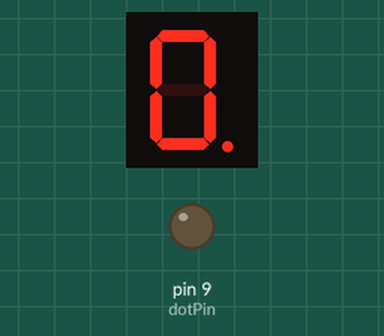
This sketch was run on a simulated Arduino Uno, built with avr-gcc and run on an emulated ATmega328P. Shown: 1-digit seven-segment display, output pins drawn as LEDs (lit = HIGH). Wiring (inferred from the names in the program): 1-digit 7-segment display, segments lit when HIGH: segments pin 2, pin 3, pin 4, pin 5, pin 6, pin 7, pin 8, pin 5. The segment pins are drawn as the display they are named for; pins used as bus, display or sensor lines are not drawn.

Above: at 0.1 s.
At 2.5 s:
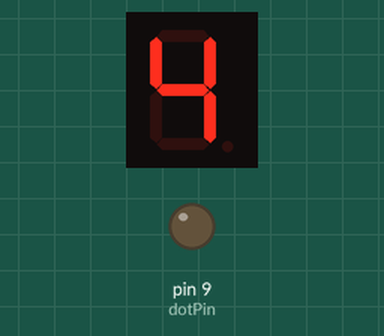
At 5.5 s:
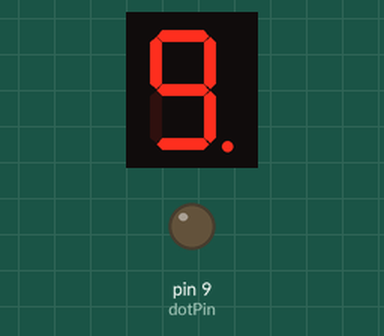
At 11.5 s:
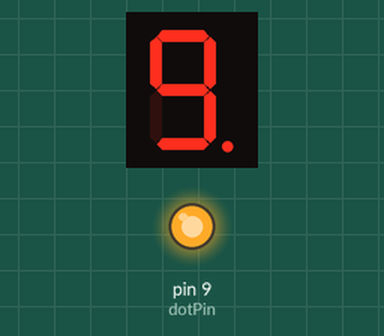
Timing chart, 0 to 37.5 s (numbered marks = the images above):
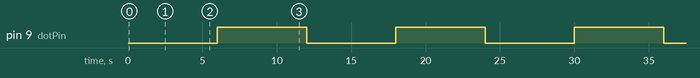

The sketch:

lab4_Matrix8digit.ino
```cpp
const int aPin = 2;
const int bPin = 3;
const int cPin = 4;
const int dPin = 5;
const int ePin = 6;
const int fPin = 7;
const int gPin = 8;
const int dotPin = 9;
const int noOfDigits = 10;
const int sizeArr = 8;

byte stateDP = 0;

const byte Pin[sizeArr]= {aPin,bPin,cPin,dPin,ePin,fPin,gPin,dotPin};
const byte digitMatrix[noOfDigits][sizeArr - 1] = {
// a  b  c  d  e  f  g
  {1, 1, 1, 1, 1, 1, 0}, // 0
  {0, 1, 1, 0, 0, 0, 0}, // 1
  {1, 1, 0, 1, 1, 0, 1}, // 2
  {1, 1, 1, 1, 0, 0, 1}, // 3
  {0, 1, 1, 0, 0, 1, 1}, // 4
  {1, 0, 1, 1, 0, 1, 1}, // 5
  {1, 0, 1, 1, 1, 1, 1}, // 6
  {1, 1, 1, 0, 0, 0, 0}, // 7
  {1, 1, 1, 1, 1, 1, 1}, // 8
  {1, 1, 1, 1, 0, 1, 1}  // 9
};

void displayFunction(int digit)
{

  for (int i=0;i<=sizeArr-1;i++)
    digitalWrite(Pin[i],digitMatrix[digit][i]);
  digitalWrite(Pin[sizeArr-1],stateDP);
}


void setup() {
  // put your setup code here, to run once:

  for (int i=0;i<sizeArr;i++)
    pinMode(Pin[i],OUTPUT);

}

int state = 0;
int index = 0;
void loop() {// put your main code here, to run repeatedly:

  displayFunction(index);
  delay (600);

  index++;
  //digitalWrite(Pin[index-1],0);

  if (index == noOfDigits)
  {
    stateDP = !stateDP;
    index = 0;
    }

}
```

Measured:
- by itself, pin 9 (dotPin): alternates HIGH for 6.0 s and LOW for 6.0 s
- by itself, everything shown: repeats every 12.0 s, in 20 steps
- what the display in image 1 shows lasts 0.6 s, from 2.4 s to 3.0 s
